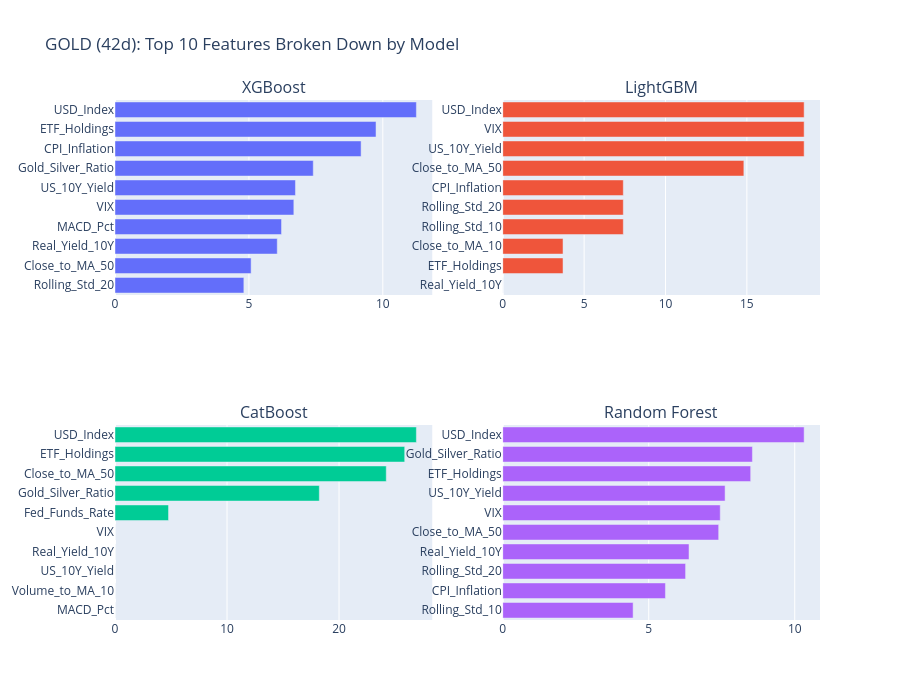
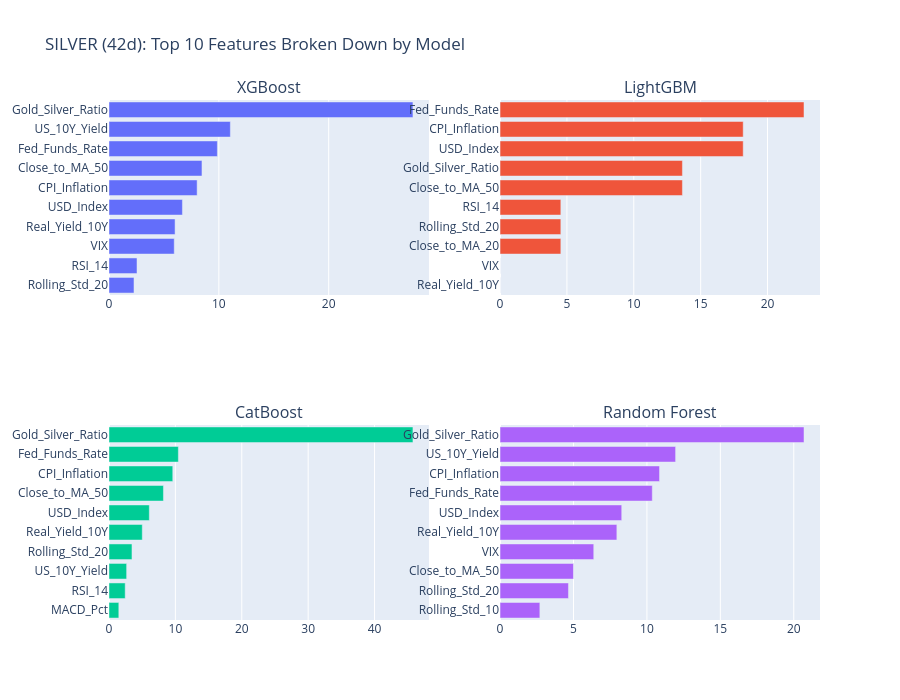
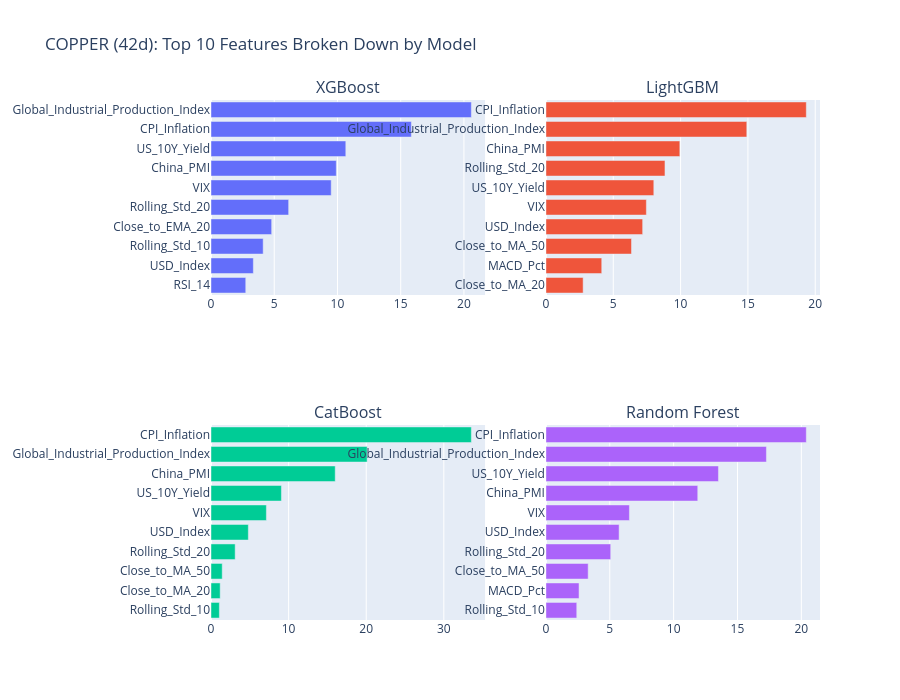
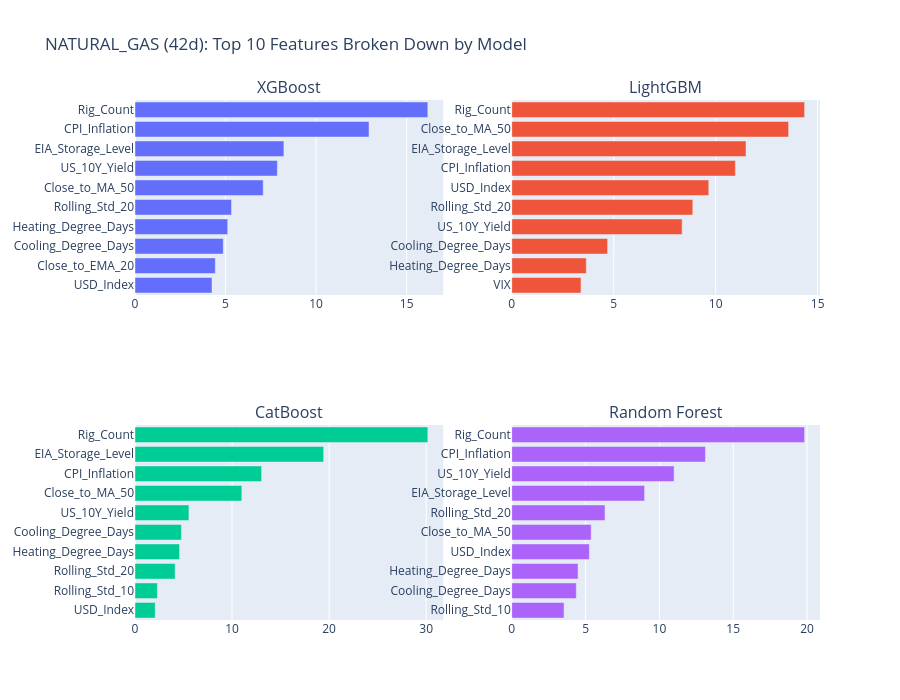

Here is the notebook cell these charts were saved with, in order:
### Code cell
from plotly.subplots import make_subplots

for name in commodities:
    df_fi = feature_importances[name]
    # Normalize each column to 100%
    df_fi_norm = df_fi.div(df_fi.sum(axis=0), axis=1) * 100
    
    fig = make_subplots(rows=2, cols=2, subplot_titles=("XGBoost", "LightGBM", "CatBoost", "Random Forest"))
    models = ["XGBoost", "LightGBM", "CatBoost", "RandomForest"]
    
    for i, model_name in enumerate(models):
        row = (i // 2) + 1
        col = (i % 2) + 1
        
        top_10 = df_fi_norm[model_name].sort_values(ascending=True).tail(10)
        
        fig.add_trace(go.Bar(x=top_10.values, y=top_10.index, orientation='h', name=model_name), row=row, col=col)
        
    fig.update_layout(height=700, title_text=f"{name.upper()} ({HORIZON}d): Top 10 Features Broken Down by Model", showlegend=False)
    fig.show()

### Figure 1 — Plotly figure (JSON) as saved in the notebook; plotly's stock layout.template omitted (floating-point values rounded to 4 significant figures)
{"data": [{"name": "XGBoost", "orientation": "h", "type": "bar", "x": [4.811, 5.083, 6.058, 6.218, 6.678, 6.738, 7.403, 9.189, 9.747, 11.25], "xaxis": "x", "y": ["Rolling_Std_20", "Close_to_MA_50", "Real_Yield_10Y", "MACD_Pct", "VIX", "US_10Y_Yield", "Gold_Silver_Ratio", "CPI_Inflation", "ETF_Holdings", "USD_Index"], "yaxis": "y"}, {"name": "LightGBM", "orientation": "h", "type": "bar", "x": [0.0, 3.704, 3.704, 7.407, 7.407, 7.407, 14.81, 18.52, 18.52, 18.52], "xaxis": "x2", "y": ["Real_Yield_10Y", "ETF_Holdings", "Close_to_MA_10", "Rolling_Std_10", "Rolling_Std_20", "CPI_Inflation", "Close_to_MA_50", "US_10Y_Yield", "VIX", "USD_Index"], "yaxis": "y2"}, {"name": "CatBoost", "orientation": "h", "type": "bar", "x": [0.0, 0.0, 0.0, 0.0, 0.0, 4.779, 18.24, 24.22, 25.86, 26.9], "xaxis": "x3", "y": ["MACD_Pct", "Volume_to_MA_10", "US_10Y_Yield", "Real_Yield_10Y", "VIX", "Fed_Funds_Rate", "Gold_Silver_Ratio", "Close_to_MA_50", "ETF_Holdings", "USD_Index"], "yaxis": "y3"}, {"name": "RandomForest", "orientation": "h", "type": "bar", "x": [4.465, 5.571, 6.261, 6.379, 7.395, 7.449, 7.615, 8.491, 8.55, 10.32], "xaxis": "x4", "y": ["Rolling_Std_10", "CPI_Inflation", "Rolling_Std_20", "Real_Yield_10Y", "Close_to_MA_50", "VIX", "US_10Y_Yield", "ETF_Holdings", "Gold_Silver_Ratio", "USD_Index"], "yaxis": "y4"}], "layout": {"annotations": [{"font": {"size": 16}, "showarrow": false, "text": "XGBoost", "x": 0.225, "xanchor": "center", "xref": "paper", "y": 1, "yanchor": "bottom", "yref": "paper"}, {"font": {"size": 16}, "showarrow": false, "text": "LightGBM", "x": 0.775, "xanchor": "center", "xref": "paper", "y": 1, "yanchor": "bottom", "yref": "paper"}, {"font": {"size": 16}, "showarrow": false, "text": "CatBoost", "x": 0.225, "xanchor": "center", "xref": "paper", "y": 0.375, "yanchor": "bottom", "yref": "paper"}, {"font": {"size": 16}, "showarrow": false, "text": "Random Forest", "x": 0.775, "xanchor": "center", "xref": "paper", "y": 0.375, "yanchor": "bottom", "yref": "paper"}], "height": 700, "showlegend": false, "title": {"text": "GOLD (42d): Top 10 Features Broken Down by Model"}, "xaxis": {"anchor": "y", "domain": [0, 0.45]}, "xaxis2": {"anchor": "y2", "domain": [0.55, 1]}, "xaxis3": {"anchor": "y3", "domain": [0, 0.45]}, "xaxis4": {"anchor": "y4", "domain": [0.55, 1]}, "yaxis": {"anchor": "x", "domain": [0.625, 1]}, "yaxis2": {"anchor": "x2", "domain": [0.625, 1]}, "yaxis3": {"anchor": "x3", "domain": [0, 0.375]}, "yaxis4": {"anchor": "x4", "domain": [0, 0.375]}}}

### Figure 2 — Plotly figure (JSON) as saved in the notebook; plotly's stock layout.template omitted (floating-point values rounded to 4 significant figures)
{"data": [{"name": "XGBoost", "orientation": "h", "type": "bar", "x": [2.274, 2.549, 5.939, 6.014, 6.684, 8.023, 8.463, 9.867, 11.05, 27.67], "xaxis": "x", "y": ["Rolling_Std_20", "RSI_14", "VIX", "Real_Yield_10Y", "USD_Index", "CPI_Inflation", "Close_to_MA_50", "Fed_Funds_Rate", "US_10Y_Yield", "Gold_Silver_Ratio"], "yaxis": "y"}, {"name": "LightGBM", "orientation": "h", "type": "bar", "x": [0.0, 0.0, 4.545, 4.545, 4.545, 13.64, 13.64, 18.18, 18.18, 22.73], "xaxis": "x2", "y": ["Real_Yield_10Y", "VIX", "Close_to_MA_20", "Rolling_Std_20", "RSI_14", "Close_to_MA_50", "Gold_Silver_Ratio", "USD_Index", "CPI_Inflation", "Fed_Funds_Rate"], "yaxis": "y2"}, {"name": "CatBoost", "orientation": "h", "type": "bar", "x": [1.479, 2.441, 2.658, 3.46, 5.011, 6.073, 8.201, 9.605, 10.45, 45.78], "xaxis": "x3", "y": ["MACD_Pct", "RSI_14", "US_10Y_Yield", "Rolling_Std_20", "Real_Yield_10Y", "USD_Index", "Close_to_MA_50", "CPI_Inflation", "Fed_Funds_Rate", "Gold_Silver_Ratio"], "yaxis": "y3"}, {"name": "RandomForest", "orientation": "h", "type": "bar", "x": [2.71, 4.658, 4.998, 6.381, 7.953, 8.285, 10.36, 10.86, 11.95, 20.7], "xaxis": "x4", "y": ["Rolling_Std_10", "Rolling_Std_20", "Close_to_MA_50", "VIX", "Real_Yield_10Y", "USD_Index", "Fed_Funds_Rate", "CPI_Inflation", "US_10Y_Yield", "Gold_Silver_Ratio"], "yaxis": "y4"}], "layout": {"annotations": [{"font": {"size": 16}, "showarrow": false, "text": "XGBoost", "x": 0.225, "xanchor": "center", "xref": "paper", "y": 1, "yanchor": "bottom", "yref": "paper"}, {"font": {"size": 16}, "showarrow": false, "text": "LightGBM", "x": 0.775, "xanchor": "center", "xref": "paper", "y": 1, "yanchor": "bottom", "yref": "paper"}, {"font": {"size": 16}, "showarrow": false, "text": "CatBoost", "x": 0.225, "xanchor": "center", "xref": "paper", "y": 0.375, "yanchor": "bottom", "yref": "paper"}, {"font": {"size": 16}, "showarrow": false, "text": "Random Forest", "x": 0.775, "xanchor": "center", "xref": "paper", "y": 0.375, "yanchor": "bottom", "yref": "paper"}], "height": 700, "showlegend": false, "title": {"text": "SILVER (42d): Top 10 Features Broken Down by Model"}, "xaxis": {"anchor": "y", "domain": [0, 0.45]}, "xaxis2": {"anchor": "y2", "domain": [0.55, 1]}, "xaxis3": {"anchor": "y3", "domain": [0, 0.45]}, "xaxis4": {"anchor": "y4", "domain": [0.55, 1]}, "yaxis": {"anchor": "x", "domain": [0.625, 1]}, "yaxis2": {"anchor": "x2", "domain": [0.625, 1]}, "yaxis3": {"anchor": "x3", "domain": [0, 0.375]}, "yaxis4": {"anchor": "x4", "domain": [0, 0.375]}}}

### Figure 3 — Plotly figure (JSON) as saved in the notebook; plotly's stock layout.template omitted (floating-point values rounded to 4 significant figures)
{"data": [{"name": "XGBoost", "orientation": "h", "type": "bar", "x": [2.747, 3.347, 4.125, 4.796, 6.139, 9.504, 9.908, 10.66, 15.84, 20.58], "xaxis": "x", "y": ["RSI_14", "USD_Index", "Rolling_Std_10", "Close_to_EMA_20", "Rolling_Std_20", "VIX", "China_PMI", "US_10Y_Yield", "CPI_Inflation", "Global_Industrial_Production_Index"], "yaxis": "y"}, {"name": "LightGBM", "orientation": "h", "type": "bar", "x": [2.762, 4.144, 6.354, 7.182, 7.459, 8.011, 8.84, 9.945, 14.92, 19.34], "xaxis": "x2", "y": ["Close_to_MA_20", "MACD_Pct", "Close_to_MA_50", "USD_Index", "VIX", "US_10Y_Yield", "Rolling_Std_20", "China_PMI", "Global_Industrial_Production_Index", "CPI_Inflation"], "yaxis": "y2"}, {"name": "CatBoost", "orientation": "h", "type": "bar", "x": [1.077, 1.183, 1.446, 3.114, 4.81, 7.137, 9.072, 16.01, 20.12, 33.55], "xaxis": "x3", "y": ["Rolling_Std_10", "Close_to_MA_20", "Close_to_MA_50", "Rolling_Std_20", "USD_Index", "VIX", "US_10Y_Yield", "China_PMI", "Global_Industrial_Production_Index", "CPI_Inflation"], "yaxis": "y3"}, {"name": "RandomForest", "orientation": "h", "type": "bar", "x": [2.413, 2.591, 3.306, 5.074, 5.729, 6.536, 11.89, 13.51, 17.27, 20.39], "xaxis": "x4", "y": ["Rolling_Std_10", "MACD_Pct", "Close_to_MA_50", "Rolling_Std_20", "USD_Index", "VIX", "China_PMI", "US_10Y_Yield", "Global_Industrial_Production_Index", "CPI_Inflation"], "yaxis": "y4"}], "layout": {"annotations": [{"font": {"size": 16}, "showarrow": false, "text": "XGBoost", "x": 0.225, "xanchor": "center", "xref": "paper", "y": 1, "yanchor": "bottom", "yref": "paper"}, {"font": {"size": 16}, "showarrow": false, "text": "LightGBM", "x": 0.775, "xanchor": "center", "xref": "paper", "y": 1, "yanchor": "bottom", "yref": "paper"}, {"font": {"size": 16}, "showarrow": false, "text": "CatBoost", "x": 0.225, "xanchor": "center", "xref": "paper", "y": 0.375, "yanchor": "bottom", "yref": "paper"}, {"font": {"size": 16}, "showarrow": false, "text": "Random Forest", "x": 0.775, "xanchor": "center", "xref": "paper", "y": 0.375, "yanchor": "bottom", "yref": "paper"}], "height": 700, "showlegend": false, "title": {"text": "COPPER (42d): Top 10 Features Broken Down by Model"}, "xaxis": {"anchor": "y", "domain": [0, 0.45]}, "xaxis2": {"anchor": "y2", "domain": [0.55, 1]}, "xaxis3": {"anchor": "y3", "domain": [0, 0.45]}, "xaxis4": {"anchor": "y4", "domain": [0.55, 1]}, "yaxis": {"anchor": "x", "domain": [0.625, 1]}, "yaxis2": {"anchor": "x2", "domain": [0.625, 1]}, "yaxis3": {"anchor": "x3", "domain": [0, 0.375]}, "yaxis4": {"anchor": "x4", "domain": [0, 0.375]}}}

### Figure 4 — Plotly figure (JSON) as saved in the notebook; plotly's stock layout.template omitted (floating-point values rounded to 4 significant figures)
{"data": [{"name": "XGBoost", "orientation": "h", "type": "bar", "x": [4.252, 4.434, 4.874, 5.12, 5.331, 7.08, 7.862, 8.223, 12.92, 16.17], "xaxis": "x", "y": ["USD_Index", "Close_to_EMA_20", "Cooling_Degree_Days", "Heating_Degree_Days", "Rolling_Std_20", "Close_to_MA_50", "US_10Y_Yield", "EIA_Storage_Level", "CPI_Inflation", "Rig_Count"], "yaxis": "y"}, {"name": "LightGBM", "orientation": "h", "type": "bar", "x": [3.394, 3.655, 4.7, 8.355, 8.877, 9.661, 10.97, 11.49, 13.58, 14.36], "xaxis": "x2", "y": ["VIX", "Heating_Degree_Days", "Cooling_Degree_Days", "US_10Y_Yield", "Rolling_Std_20", "USD_Index", "CPI_Inflation", "EIA_Storage_Level", "Close_to_MA_50", "Rig_Count"], "yaxis": "y2"}, {"name": "CatBoost", "orientation": "h", "type": "bar", "x": [2.083, 2.308, 4.134, 4.591, 4.784, 5.555, 11.01, 13.04, 19.44, 30.17], "xaxis": "x3", "y": ["USD_Index", "Rolling_Std_10", "Rolling_Std_20", "Heating_Degree_Days", "Cooling_Degree_Days", "US_10Y_Yield", "Close_to_MA_50", "CPI_Inflation", "EIA_Storage_Level", "Rig_Count"], "yaxis": "y3"}, {"name": "RandomForest", "orientation": "h", "type": "bar", "x": [3.541, 4.371, 4.491, 5.255, 5.379, 6.315, 8.995, 11.0, 13.12, 19.83], "xaxis": "x4", "y": ["Rolling_Std_10", "Cooling_Degree_Days", "Heating_Degree_Days", "USD_Index", "Close_to_MA_50", "Rolling_Std_20", "EIA_Storage_Level", "US_10Y_Yield", "CPI_Inflation", "Rig_Count"], "yaxis": "y4"}], "layout": {"annotations": [{"font": {"size": 16}, "showarrow": false, "text": "XGBoost", "x": 0.225, "xanchor": "center", "xref": "paper", "y": 1, "yanchor": "bottom", "yref": "paper"}, {"font": {"size": 16}, "showarrow": false, "text": "LightGBM", "x": 0.775, "xanchor": "center", "xref": "paper", "y": 1, "yanchor": "bottom", "yref": "paper"}, {"font": {"size": 16}, "showarrow": false, "text": "CatBoost", "x": 0.225, "xanchor": "center", "xref": "paper", "y": 0.375, "yanchor": "bottom", "yref": "paper"}, {"font": {"size": 16}, "showarrow": false, "text": "Random Forest", "x": 0.775, "xanchor": "center", "xref": "paper", "y": 0.375, "yanchor": "bottom", "yref": "paper"}], "height": 700, "showlegend": false, "title": {"text": "NATURAL_GAS (42d): Top 10 Features Broken Down by Model"}, "xaxis": {"anchor": "y", "domain": [0, 0.45]}, "xaxis2": {"anchor": "y2", "domain": [0.55, 1]}, "xaxis3": {"anchor": "y3", "domain": [0, 0.45]}, "xaxis4": {"anchor": "y4", "domain": [0.55, 1]}, "yaxis": {"anchor": "x", "domain": [0.625, 1]}, "yaxis2": {"anchor": "x2", "domain": [0.625, 1]}, "yaxis3": {"anchor": "x3", "domain": [0, 0.375]}, "yaxis4": {"anchor": "x4", "domain": [0, 0.375]}}}
